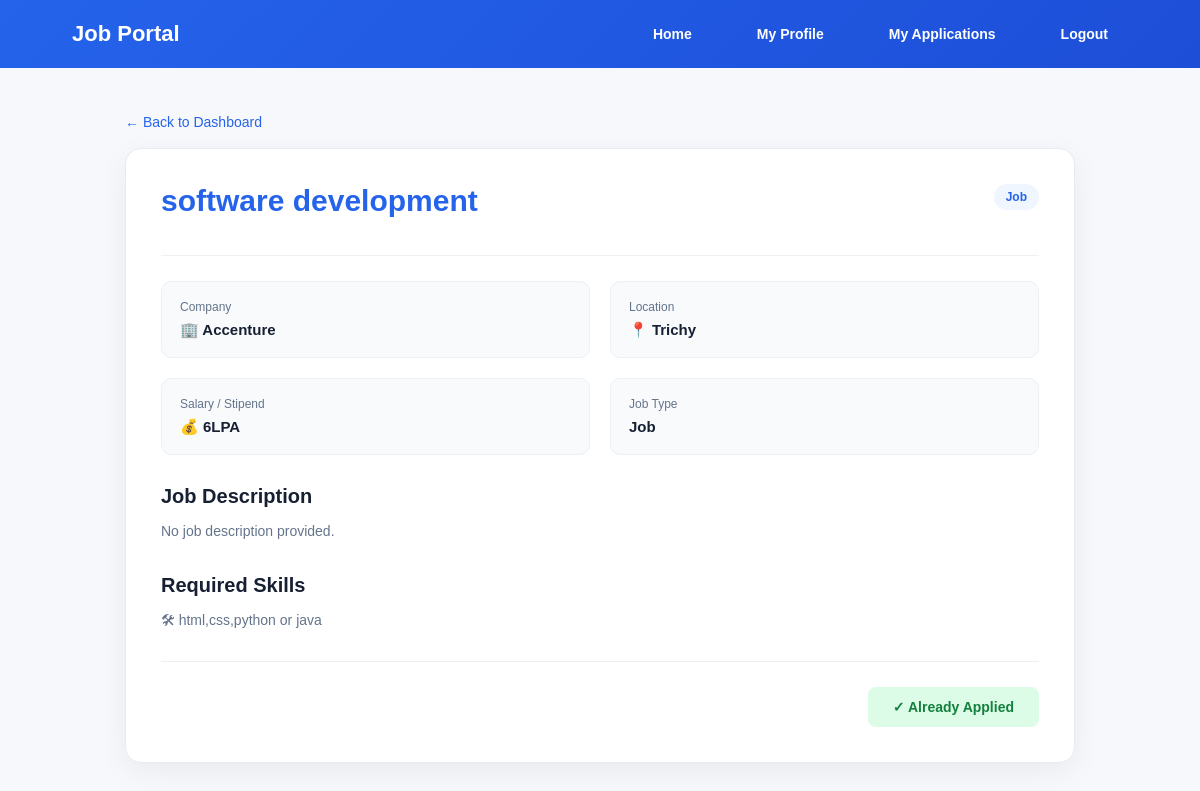
The app's page /students/job-details/18/ (signed in) with its own data.
### jobs/models.py (models this page shows, shortened)
class Job(models.Model):
    job_title = models.CharField(
        max_length=100
    )
    job_type = models.CharField(
        max_length=20,
        choices=[
            ("Job", "Job"),
            ("Internship", "Internship"),
        ],
        default="Job"
    )
    company_name = models.CharField(
        max_length=100,
        default="Unknown Company"
    )
    employer_email = models.EmailField(
        blank=True,
        null=True
    )
    location = models.CharField(
        max_length=100,
        blank=True,
        null=True
    )
    salary = models.CharField(
        max_length=50,
        default="Not specified"
    )
    experience = models.CharField(
        max_length=50,
        blank=True,
        null=True
    )
    skills = models.TextField(
        default=""
    )

### students/views.py (the view)
# urls.py: path("job-details/<int:id>/", views.job_details, name="job_details"),
def job_details(request, id):
    student_id = request.session.get(
        "student_id"
    )
    if not student_id:
        return redirect(
            "student_login"
        )
    student = get_object_or_404(
        Student,
        id=student_id
    )
    job = get_object_or_404(
        Job,
        id=id
    )
    already_applied = Application.objects.filter(
        job=job,
        student_email__iexact=student.email.strip()
    ).exists()
    return render(
        request,
        "job_details.html",
        {
            "job": job,
            "student": student,
            "already_applied": already_applied
        }
    )

### students/templates/job_details.html (shortened to what this page needs)
<!DOCTYPE html>
<html lang="en">
<head>
    {% load static %}
    <link rel="stylesheet"
          href="{% static 'css/style.css' %}">
</head>
<body>
<nav class="navbar">
    <h2>
        Job Portal
    </h2>
    <div class="nav-links">
        <a href="{% url 'student_dashboard' %}">
            Home
        </a>
        <a href="{% url 'student_profile' %}">
            My Profile
        </a>
        <a href="{% url 'my_applications' %}">
            My Applications
        </a>
        <a href="{% url 'student_logout' %}">
            Logout
        </a>
    </div>
</nav>
<div class="details-container">
    <a
        href="{% url 'student_dashboard' %}"
        class="back-link">
        ← Back to Dashboard
    </a>
    <div class="details-card">
        <div class="job-header">
            <h1>
                {{ job.job_title }}
            </h1>
            {% if job.job_type == "Internship" %}
                <span class="job-type">
                    Internship
                </span>
            {% else %}
                <span class="job-type">
                    Job
                </span>
            {% endif %}
        </div>
        <div class="job-info">
            <div class="info-box">
                <span>
                    Company
                </span>
                <strong>
                    🏢 {{ job.company_name }}
                </strong>
            </div>
            <div class="info-box">
                <span>
                    Location
                </span>
                <strong>
                    📍 {{ job.location }}
                </strong>
            </div>
            <div class="info-box">
                <span>
                    Salary / Stipend
                </span>
                <strong>
                    💰 {{ job.salary }}
                </strong>
            </div>
            <div class="info-box">
                <span>
                    Job Type
                </span>
                <strong>
                    {{ job.job_type }}
                </strong>
            </div>
        </div>
        <div class="description">
            <h2>
                Job Description
            </h2>
            <p>
                {{ job.description|default:"No job description provided." }}
            </p>
        </div>
        <div class="skills">
            <h2>
                Required Skills
            </h2>
            <p>
                🛠 {{ job.skills }}
            </p>
        </div>
        <div class="apply-section">
            {% if already_applied %}
                <span class="already-applied">
                    ✓ Already Applied
                </span>
            {% endif %}
        </div>
    </div>
</div>
</body>
</html>

### accounts/static/css/style.css (style rules this page uses)
* { margin:0; padding:0; box-sizing:border-box; font-family:Arial, Helvetica, sans-serif; }
nav { background:#0d47a1; padding:18px 8%; display:flex; justify-content:space-between; align-items:center; }
nav h2 { color:#fff; font-size:28px; }
nav a { color:white; text-decoration:none; margin-left:20px; font-weight:bold; transition:.3s; }
.navbar a { color:white; text-decoration:none; margin:15px; }
.navbar { background:#0d6efd; color:white; display:flex; justify-content:space-between; align-items:center; padding:15px 30px; }
.navbar h2 { margin:0; }
.nav-links a { color:white; text-decoration:none; margin-left:20px; font-weight:bold; }
.navbar { background:#1f4e79; padding:15px; }
.navbar h2 { color:white; display:inline; margin-right:30px; }
.navbar a { color:white; text-decoration:none; margin-right:20px; font-weight:bold; }
* { box-sizing: border-box; }
body { margin: 0; font-family: Arial, sans-serif; }
.navbar { display: flex; justify-content: space-between; align-items: center; padding: 15px 30px; flex-wrap: wrap; }
.nav-links { display: flex; gap: 20px; align-items: center; }
.nav-links a { text-decoration: none; }
.already-applied { margin-top: auto; display: block; text-align: center; padding: 10px 15px; background: #dcfce7; color: #15803d; border-radius: 8px; font-size: 13px; font-weight: 600; text-decoration: none; cursor: pointer; }
.job-header { display: flex; justify-content: space-between; align-items: flex-start; gap: 10px; margin-bottom: 18px; }
.job-type { background: #eff6ff; color: #2563eb; padding: 5px 9px; border-radius: 15px; font-size: 11px; font-weight: 600; }

### students/templates/job_details.html (style rules this page uses)
* { margin: 0; padding: 0; box-sizing: border-box; }
body { font-family: Arial, Helvetica, sans-serif; background: #f6f8fc; color: #172033; }
.navbar { width: 100%; min-height: 68px; background: linear-gradient( 135deg, #2563eb, #1d4ed8 ); display: flex; align-items: center; justify-content: space-between; padding: 0 6%; color: white; }
.navbar h2 { font-size: 22px; }
.nav-links { display: flex; gap: 25px; }
.nav-links a { color: white; text-decoration: none; font-size: 14px; }
.details-container { width: 90%; max-width: 950px; margin: 45px auto; }
.details-card { background: white; padding: 35px; border-radius: 16px; border: 1px solid #e8ecf2; box-shadow: 0 8px 30px rgba(0, 0, 0, 0.06); }
.job-header { border-bottom: 1px solid #edf0f5; padding-bottom: 25px; margin-bottom: 25px; }
.job-header h1 { font-size: 30px; color: #2563eb; margin-bottom: 12px; }
.job-type { display: inline-block; padding: 6px 12px; background: #eff6ff; color: #2563eb; border-radius: 20px; font-size: 12px; font-weight: 600; }
.job-info { display: grid; grid-template-columns: repeat(2, 1fr); gap: 20px; margin-bottom: 30px; }
.info-box { background: #f8fafc; padding: 18px; border-radius: 10px; border: 1px solid #edf0f5; }
.info-box span { display: block; color: #64748b; font-size: 12px; margin-bottom: 7px; }
.info-box strong { color: #172033; font-size: 15px; }
.description { margin-bottom: 30px; }
.description h2 { font-size: 20px; margin-bottom: 12px; }
.description p { color: #64748b; line-height: 1.7; font-size: 14px; }
.skills { margin-bottom: 30px; }
.skills h2 { font-size: 20px; margin-bottom: 12px; }
.skills p { color: #64748b; font-size: 14px; line-height: 1.6; }
.apply-section { border-top: 1px solid #edf0f5; padding-top: 25px; display: flex; justify-content: flex-end; }
.already-applied { display: inline-block; padding: 12px 25px; background: #dcfce7; color: #15803d; border-radius: 8px; font-size: 14px; font-weight: 600; }
.back-link { display: inline-block; margin-bottom: 18px; color: #2563eb; text-decoration: none; font-size: 14px; font-weight: 500; }

### records on screen
Job: job_title "software development", company_name "Accenture", location "Trichy", salary "6LPA", job_type "Job", skills "html,css,python or java"

### other values on screen
{{ job.description|default:"No job description provided." }} "No job description provided."
